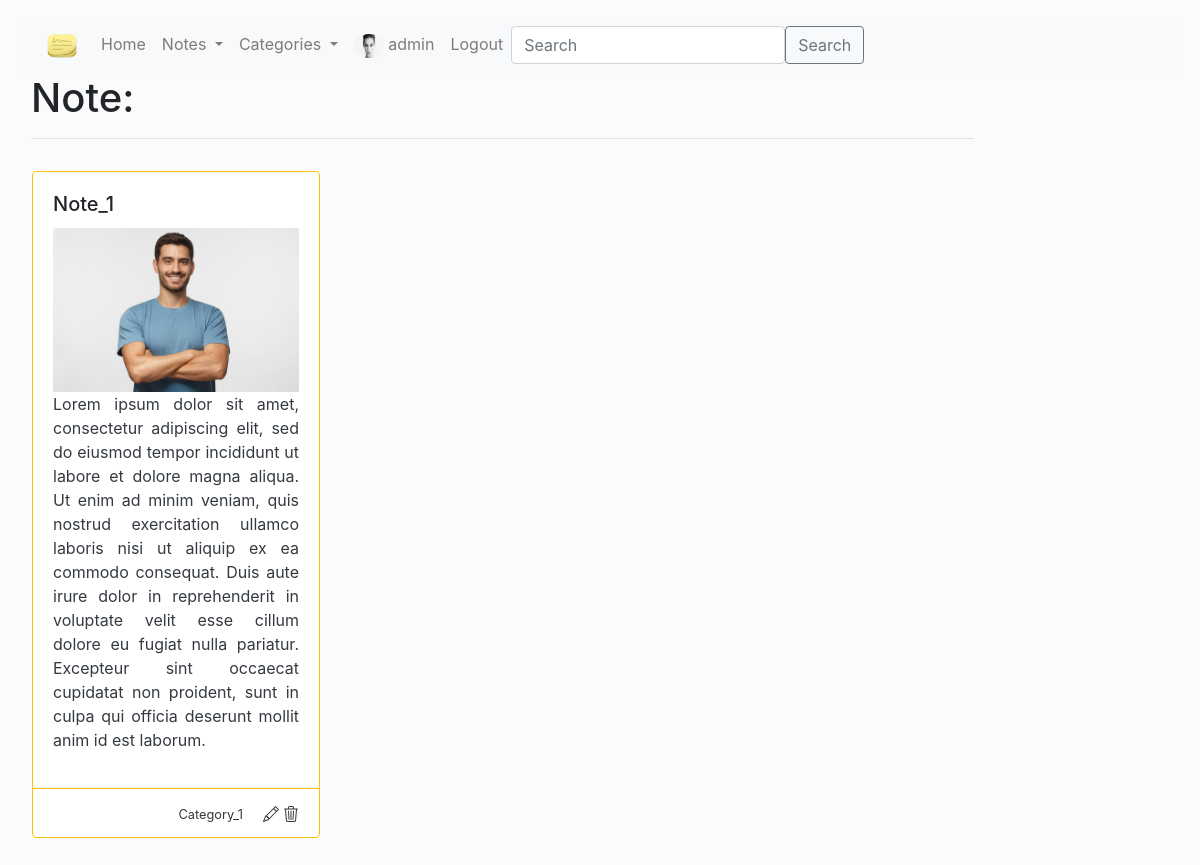
/notes/4 (signed in), run on the app's committed database.
### FFS_app/models.py (models this page shows, shortened)
class User(AbstractUser):
    image = models.ImageField(null=True, blank=True)

class Note(models.Model):
    title = models.CharField('Title', max_length=200, help_text='Enter note title')
    text = models.CharField('Note text', max_length=1000, help_text='Enter note text')
    category = models.ForeignKey(Category, on_delete=models.SET_NULL, null=True, blank=True, related_name='notes')
    owner = models.ForeignKey(User, on_delete=models.CASCADE, null=False, blank=False, related_name='notes')
    image = models.ImageField('Image', upload_to='images', null=True, blank=True)

class Category(models.Model):
    name = models.CharField('Category name', max_length=200, help_text='Enter category')
    owner = models.ForeignKey(User, on_delete=models.CASCADE, null=True, blank=True, related_name='categories')

### FFS_app/views.py (the view)
# urls.py: path('notes/<int:note_id>', views.note, name='note'),
@login_required
def note(request, note_id):
    single_note = get_object_or_404(Note, pk=note_id)
    return render(request, 'note.html', {'note': single_note})

### templates/note.html (shortened to what this page needs)
{% extends "base.html" %}
{% block content %}
{% load static %}
<h1>Note:</h1>
<hr>
<div class="row">
  {% if note %}
  <div class="card border-warning mb-3 m-3" style="max-width: 18rem;">
    <div class="card-body text-justify">
      <h5 class="card-title">{{ note.title }}</h5>
      {% if note.image %}
       <img src="{{note.image.url}}" class="card-img-top" alt="...">
      {% endif %}
      <p class="text-dark">{{ note.text }}</p>
    </div>
    <div class="card-footer bg-transparent border-warning text-right">
      <small class="text-muted m-3">
          <a href="{% url 'categories' %}" class="text-dark">{{ note.category.name }}</a>
      </small>
      <a href="{% url 'note-update' note.pk %}" class="text-dark">
      </a>
      <a href="{% url 'note-delete' note.pk %}" class="text-dark">
        </a>
    </div>
  </div>
</div>
  {% else %}
  <p>There is no notes in our page, sorry :(.</p>
  {% endif %}
{% endblock %}

### templates/base.html (shortened to what this page needs)
<!DOCTYPE html>
<html lang="en">
<head>
  <link rel="stylesheet" href="https://stackpath.bootstrapcdn.com/bootstrap/4.1.3/css/bootstrap.min.css">
  {% load static %}
  <link rel="stylesheet" href="{% static '/css/styles.css' %}">
</head>
<body>
    {% block navbar %}
    <nav class="navbar navbar-expand-lg navbar-light bg-light">
      <div class="container-fluid">
        <a class="navbar-brand" href="{% url 'home' %}">
            <img src="{% static '/img/stickies.png' %}" alt="" width="30" height="24">
        </a>
        <div class="collapse navbar-collapse" id="navbarSupportedContent">
          <ul class="navbar-nav me-auto mb-2 mb-lg-0">
            <li class="nav-item">
              <a class="nav-link" aria-current="page" href="{% url 'home' %}">Home</a>
            </li>
            <li class="nav-item dropdown">
              <a class="nav-link dropdown-toggle" href="#" id="navbarDropdownMenuLink" role="button" data-bs-toggle="dropdown" aria-expanded="false">
                Notes
              </a>
            </li>
            <li class="nav-item dropdown">
              <a class="nav-link dropdown-toggle" href="#" id="navbarDropdownMenuLink2" role="button" data-bs-toggle="dropdown" aria-expanded="false">
                Categories
              </a>
            </li>
            {% if user.is_authenticated %}
            {% if user.image %}
            <li class="nav-item">
              <a class="nav-link" href="{% url 'user_profile' %}">
                <img class="rounded-circle account-img" src="{{ user.image.url }}" alt="" width="30" height="24">
                {{ user.get_username }}
              </a>
            </li>
            {% endif %}
            <li class="nav-item"><a class="nav-link" href="{% url 'logout'%}">Logout</a></li>
            {% else %}
            <li class="nav-item"><a class="nav-link" href="{% url 'login'%}">Log in</a></li>
            <li class="nav-item"><a class="nav-link" href="{% url 'sign-up'%}">Sign up</a></li>
            {% endif %}
          </ul>
          <form action="{% url 'search'%}" method="get" class="d-flex">
            <input name="query" class="form-control me-2" type="search" placeholder="Search" aria-label="Search">
            <button class="btn btn-outline-secondary" type="submit">Search</button>
          </form>
        </div>
      </div>
    </nav>
    {% endblock %}
    <div class="col-sm-10 ">
        {% block content %}
        {% endblock %}
    </div>
</body>
</html>

### static/css/styles.css (style rules this page uses)
body { background-color: #fbfbfb; padding: 1rem; }

### data on the page
User: image (picture), get_username "admin"
Note: title "Note_1", image (picture), text "Lorem ipsum dolor sit amet, consectetur adipiscing elit, sed do eiusmod tempor incididunt ut labore et dolore magna aliqua. Ut enim ad minim veniam, quis nostrud exercitation ullamco laboris nisi ut aliquip ex ea commodo consequat. Duis aute irure dolor in reprehenderit in voluptate velit esse cillum dolore eu fugiat nulla pariatur. Excepteur sint occaecat cupidatat non proident, sunt in culpa qui officia deserunt mollit anim id est laborum.", category.name "Category_1"
